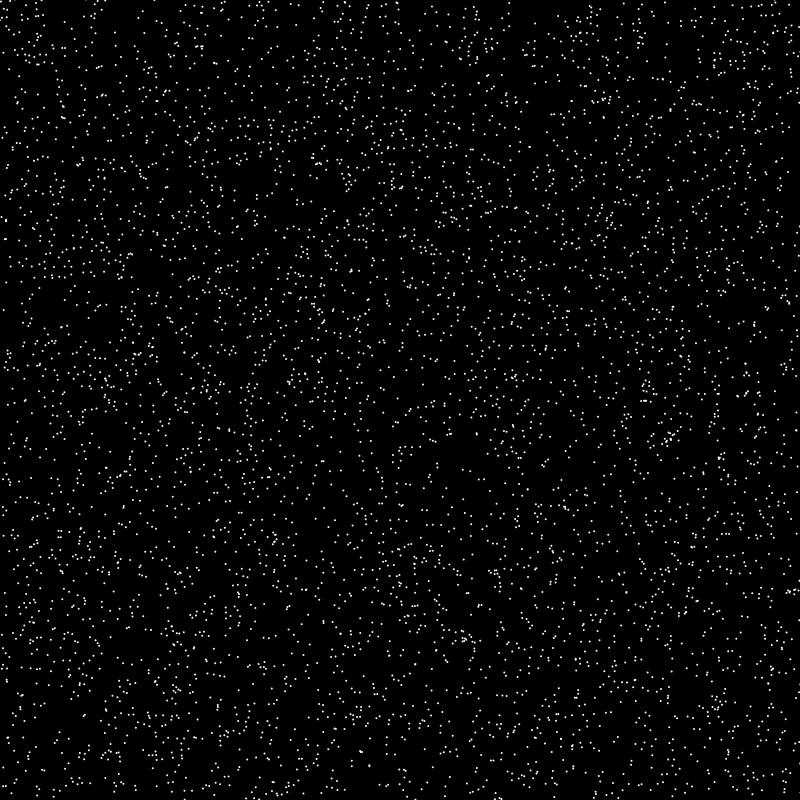
Frame 1 (no input)
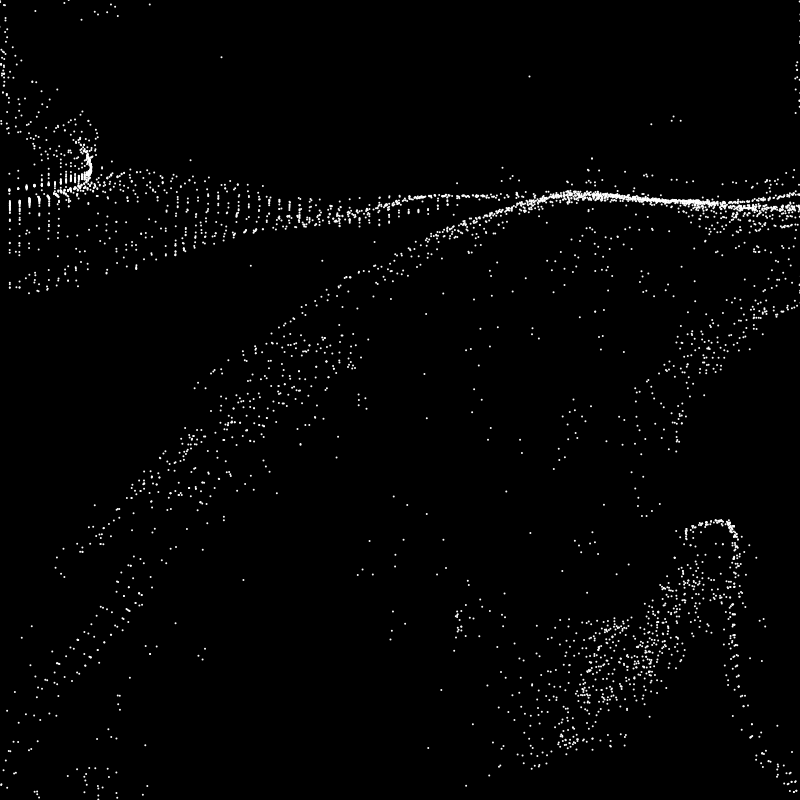
Frame 60 (no input)
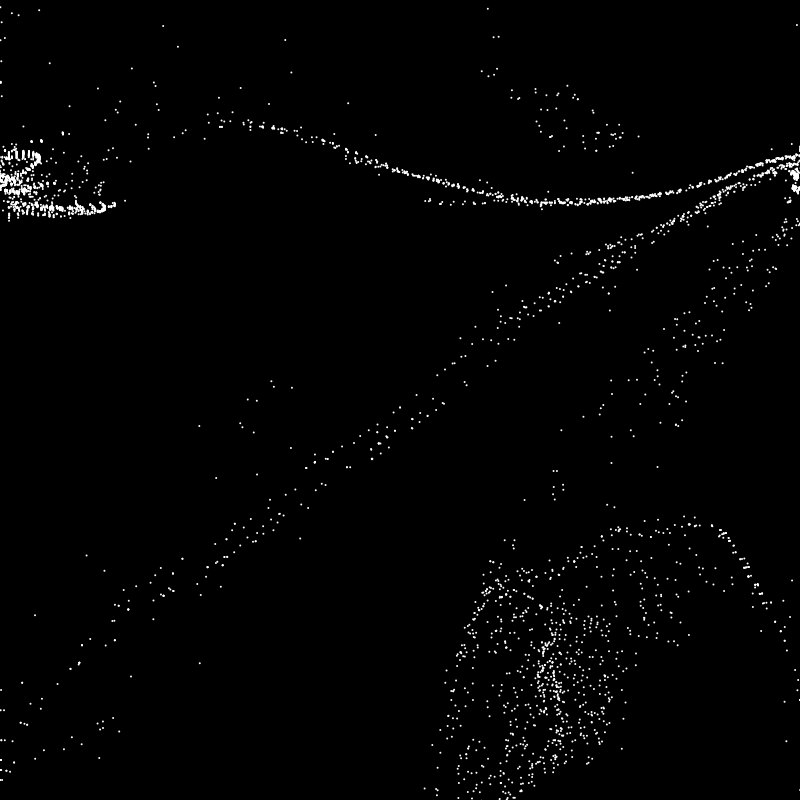
Frame 120 (the mouse pressed at the canvas centre since frame 60)

The p5.js sketch that drew these frames (run headless with seeded random() and noise() and a simulated clock; from frame 60 on, the mouse is pressed at the canvas centre):

// p5.js sketch
// ── sketch.js

const size = 20;
const numParticles = 5000;

const canvasWidth = 800;
const canvasHeight = 800;

const numXCells = canvasWidth / size;
const numYCells = canvasHeight / size;
const maxVelocity = 10;
const maxForce = 10;

const flowField = [];
const particles = [];

const noiseFactor = 0.05;
const magNoiseFactor = 0.1;
const noiseSpeed = 0.005;
const magNoiseSpeed = 0.001;

const showField = false;
const trace = false;

var fpsP;

var time;

function setup() {
  createCanvas(canvasWidth, canvasHeight);
  frameRate(60);
  strokeWeight(2);
  background(0);
  time = 0;
  magTime = 0;
  for (let i = 0; i < numParticles; i++) {
    let partX = random(width);
    let partY = random(height);
    particles.push(new Particle(createVector(partX, partY)));
  }
  for (let i = 0; i < numXCells; i++) {
    for (let j = 0; j < canvasHeight/size; j++) {
      flowField.push(new FlowPoint(i, j));
    }
  }
  fpsP = createP("0 fps");
}

function draw() {
  if (!trace) {
    background(0);
  }
  stroke(255, 100);
  for (let i = 0; i < numXCells; i++) {
    for (let j = 0; j < numYCells; j++) {
      let flowPoint = flowField[i * numXCells + j];
      flowPoint.update();
      if (showField) {
        flowPoint.show();
      }
    }
  }
  stroke(255);
  for (let i = 0; i < particles.length; i++) {
    let particle = particles[i];
    particle.update();
    particle.show();
  }
  time += noiseSpeed;
  magTime += magNoiseSpeed;
  fpsP.html(round(frameRate()) + " fps");
}


function FlowPoint(x, y) {
  this.y = x;
  this.x = y;
  this.vec = createVector();

  this.getForce = function() {
    return this.vec;
  }

  this.update = function() {
    let angle = noise(this.x * noiseFactor, this.y * noiseFactor, time) * TWO_PI;
    this.vec = p5.Vector.fromAngle(angle);
    let mag = map(noise(this.x * magNoiseFactor + 1000000, this.y * magNoiseFactor + 1000000, magTime), 0, 1, -maxForce, maxForce);
    this.vec.setMag(mag);
  }

  this.show = function() {
    line(this.x * size + size / 2,
      this.y * size + size / 2,
      this.x * size + size / 2 + map(this.vec.x, -maxForce, maxForce, -size, size),
      this.y * size + size / 2 + map(this.vec.y, -maxForce, maxForce, -size, size));
  }
}

function Particle(pos) {
  this.pos = pos;
  this.vel = createVector(0,0);

  this.update = function() {
    if (this.pos.x < 0) {
      this.pos.x = canvasWidth;
    }
    if (this.pos.x > canvasWidth) {
      this.pos.x = 0;
    }
    if (this.pos.y < 0) {
      this.pos.y = canvasHeight;
    }
    if (this.pos.y > canvasHeight) {
      this.pos.y = 0
    }
    let flowIndex = floor(this.pos.x / numXCells) * (numXCells) + floor(this.pos.y / numYCells);
    let flowPoint = flowField[flowIndex];
    let flow = flowPoint.getForce();
    this.vel.add(flow);
    this.vel.limit(maxVelocity);
    this.pos.add(this.vel);
  }

  this.show = function() {
    point(this.pos.x, this.pos.y);
  }
}
